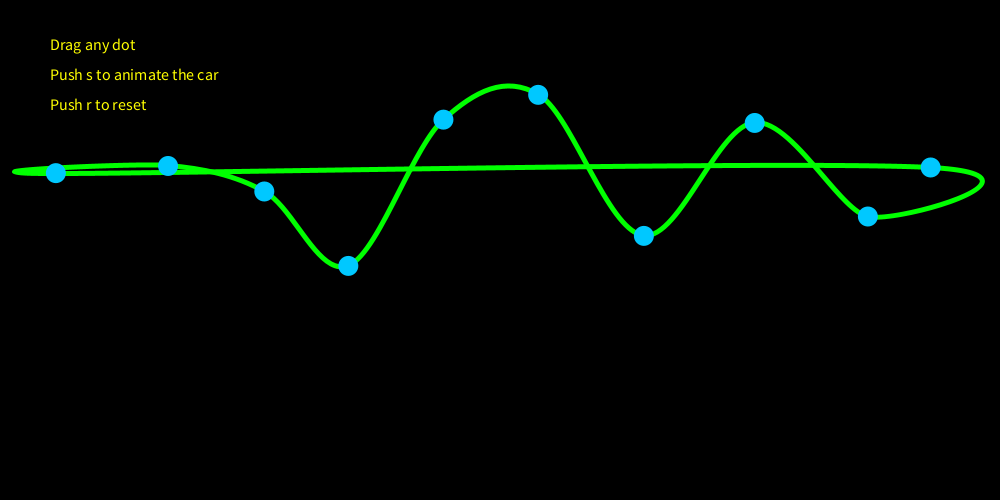
Frame 1 (no input)
Frame 2 (the mouse pressed at the canvas centre, redrawn once): identical to frame 1, image omitted

The Processing sketch that drew this single still picture (run headless with seeded random() and noise(); the mouse was pressed at the canvas centre and the sketch redrawn once):

// Processing sketch: Make_Curvy_Roads_2
// ── Make_Curvy_Roads_2.pde
int n = 10;             //Number of dots
float diameter = 20;
PVector[] dots = new PVector[n];
float r = diameter/2;
boolean someDotHasBeenClicked = false;
PVector selectedDot;
float gap;
float t;
float dt = 0.03;
int j;
String mode = "drag"; //"animate", "drag"

void setup() {
  size(1000, 500);
  rectMode(CENTER);
  frameRate(60);
  noLoop();         //No animation 
  strokeWeight(5);  //Makes lines thicker
  gap = width / n;  //Computes the spacing of the balls
  resetTrack();     //Defined below
  resetCar();       //Defined below
}


void draw() {
  background(0);

  //PRINTS THE INSTRUCTIONS
  fill( 255, 255, 0 );
  textSize(16);
  text( "Drag any dot", 50, 50 );
  text( "Push s to animate the car", 50, 80 );
  text( "Push r to reset", 50, 110 );

  //DRAWS THE GREEN CURVES
  stroke(0, 255, 0);
  noFill();
  PVector d1, d2, d3, d4;

  for (int i = 0; i < dots.length; i++) {  //NOTICE WE DON'T STOP AT length-3 NOW.
    d1 = dots[i];
    d2 = dots[(i+1) % n]; //REMEMEBER WHAT % DOES?
    d3 = dots[(i+2) % n];
    d4 = dots[(i+3) % n];
    curve( d1.x, d1.y, d2.x, d2.y, d3.x, d3.y, d4.x, d4.y );
  }

  //DRAWS THE BLUE DOTS
  fill(0, 200, 255);
  noStroke();

  for ( PVector d : dots )  
    circle( d.x, d.y, diameter );

  float x, y;

  //ANIMATES THE CAR
  if ( mode.equals( "animate" ) ) {
    d1 = dots[j];  //J REPRESENTS WHICH GREEN CURVE THE BOX IS TRAVELING ON
    d2 = dots[(j+1) % n];
    d3 = dots[(j+2) % n];
    d4 = dots[(j+3) % n];
    
    x = curvePoint( d1.x, d2.x, d3.x, d4.x, t );  
    y = curvePoint( d1.y, d2.y, d3.y, d4.y, t );
    
    fill(255,0,0);
    square(x, y, 30); //DRAWS THE "CAR"
    
    t += dt;
    
    if ( t >= 1.0 ) {  //WHAT DOES THIS DO?
      j++;
      t = 0.0;
    }

    if ( j >= n  )
      resetCar();
  }
}


void resetTrack() {
  for ( int i = 0; i < dots.length; i++ ) {
    float xDot = random(30, 70) + i*gap;
    float yDot = height/2 + random(-160, 160);
    dots[i] = new PVector( xDot, yDot );
  }
}


void resetCar() {
  j = 0;
  t = 0.0;
}


void mousePressed() {
  for ( PVector d : dots) {
    if ( dist(d.x, d.y, mouseX, mouseY) < r) {
      someDotHasBeenClicked = true;
      selectedDot = d;
    }
  }
}


void mouseReleased() {
  someDotHasBeenClicked = false;
  selectedDot = null; //no value
}


void mouseDragged() {
  if ( someDotHasBeenClicked == true ) {
    selectedDot.x = mouseX;
    selectedDot.y = mouseY;
    redraw();
  }
}


void keyPressed() {
  if ( key == 'r' || key == 'R') {
    mode = "drag";
    resetTrack();
    resetCar();
    noLoop();
    redraw(); 
  }
  
  else if ( key == 's' || key == 'S' ) {
    mode = "animate";
    resetCar();
    loop();
  }
}
